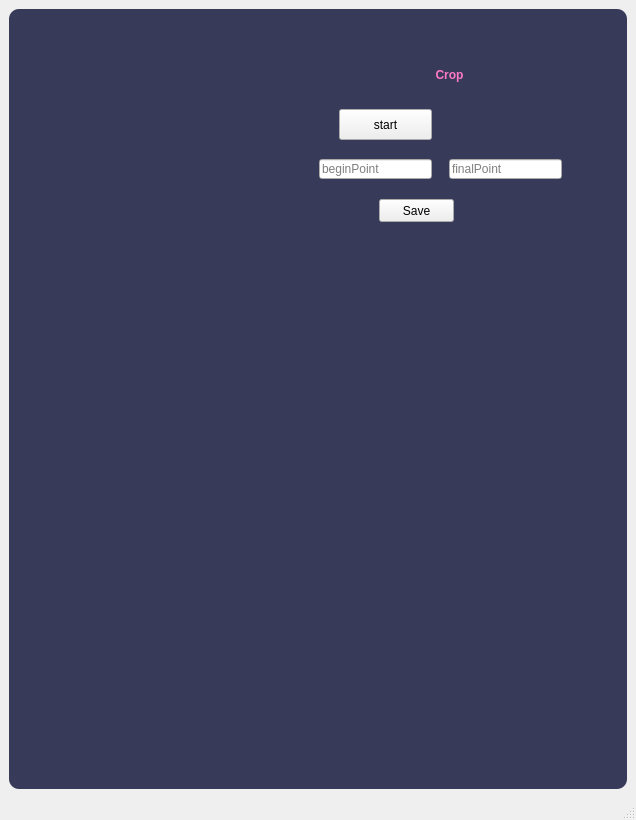
<?xml version="1.0" encoding="UTF-8"?>
<ui version="4.0">
 <class>CropWindow</class>
 <widget class="QMainWindow" name="CropWindow">
  <property name="geometry">
   <rect>
    <x>0</x>
    <y>0</y>
    <width>636</width>
    <height>820</height>
   </rect>
  </property>
  <property name="font">
   <font>
    <pointsize>9</pointsize>
   </font>
  </property>
  <property name="windowTitle">
   <string>MainWindow</string>
  </property>
  <widget class="QWidget" name="centralwidget">
   <layout class="QGridLayout" name="gridLayout">
    <item row="0" column="0">
     <widget class="QFrame" name="frame">
      <property name="styleSheet">
       <string notr="true">QFrame {
	background-color: rgb(56,58,89);
	color:rgb(220,220,220);
	border-radius : 10px;
}</string>
      </property>
      <property name="frameShape">
       <enum>QFrame::StyledPanel</enum>
      </property>
      <property name="frameShadow">
       <enum>QFrame::Raised</enum>
      </property>
      <widget class="QLabel" name="label_discription">
       <property name="geometry">
        <rect>
         <x>290</x>
         <y>40</y>
         <width>301</width>
         <height>51</height>
        </rect>
       </property>
       <property name="font">
        <font>
         <pointsize>9</pointsize>
         <weight>75</weight>
         <bold>true</bold>
        </font>
       </property>
       <property name="styleSheet">
        <string notr="true">color:rgb(254,121,199);</string>
       </property>
       <property name="text">
        <string>Crop</string>
       </property>
       <property name="textFormat">
        <enum>Qt::PlainText</enum>
       </property>
       <property name="alignment">
        <set>Qt::AlignCenter</set>
       </property>
      </widget>
      <widget class="QLabel" name="label_original_image">
       <property name="geometry">
        <rect>
         <x>20</x>
         <y>10</y>
         <width>241</width>
         <height>201</height>
        </rect>
       </property>
       <property name="acceptDrops">
        <bool>false</bool>
       </property>
       <property name="text">
        <string/>
       </property>
       <property name="pixmap">
        <pixmap>1.jpeg</pixmap>
       </property>
      </widget>
      <widget class="QLabel" name="label">
       <property name="geometry">
        <rect>
         <x>10</x>
         <y>210</y>
         <width>601</width>
         <height>511</height>
        </rect>
       </property>
       <property name="text">
        <string/>
       </property>
       <property name="pixmap">
        <pixmap>2.jpg</pixmap>
       </property>
      </widget>
      <widget class="QPushButton" name="pushButton">
       <property name="geometry">
        <rect>
         <x>330</x>
         <y>100</y>
         <width>93</width>
         <height>31</height>
        </rect>
       </property>
       <property name="text">
        <string>start</string>
       </property>
      </widget>
      <widget class="QLineEdit" name="beginPoint">
       <property name="geometry">
        <rect>
         <x>310</x>
         <y>150</y>
         <width>113</width>
         <height>20</height>
        </rect>
       </property>
       <property name="text">
        <string/>
       </property>
       <property name="placeholderText">
        <string>beginPoint</string>
       </property>
      </widget>
      <widget class="QLineEdit" name="endPoint">
       <property name="geometry">
        <rect>
         <x>440</x>
         <y>150</y>
         <width>113</width>
         <height>20</height>
        </rect>
       </property>
       <property name="placeholderText">
        <string>finalPoint</string>
       </property>
      </widget>
      <widget class="QPushButton" name="save">
       <property name="geometry">
        <rect>
         <x>370</x>
         <y>190</y>
         <width>75</width>
         <height>23</height>
        </rect>
       </property>
       <property name="text">
        <string>Save</string>
       </property>
      </widget>
     </widget>
    </item>
   </layout>
  </widget>
  <widget class="QStatusBar" name="statusbar"/>
 </widget>
 <resources/>
 <connections/>
</ui>
